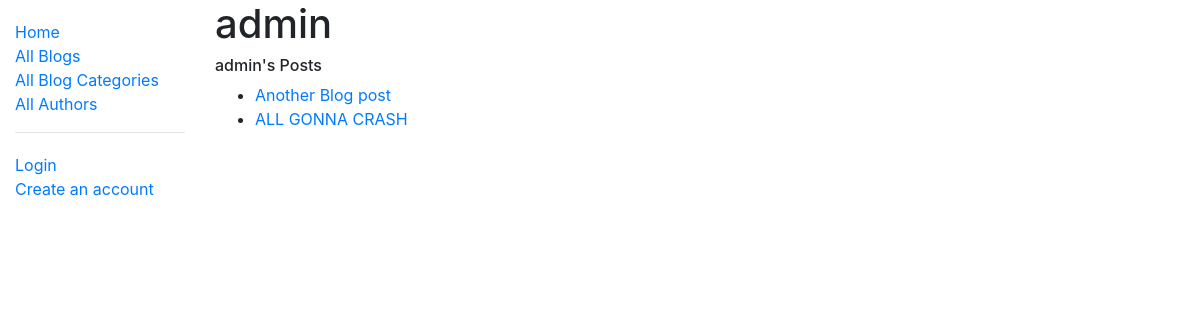
Page /blog/author/1/ on the committed database.
### register/models.py (models this page shows, shortened)
class User(AbstractUser):
    email = models.CharField(unique=True, max_length=254)
    is_author = models.BooleanField(default=False)
    class Meta(AbstractUser.Meta):
        pass

### blog/models.py (models this page shows, shortened)
class BlogPost(models.Model):
    name = models.CharField(max_length=200, help_text='Blog Post Header')
    body = models.TextField(help_text='Blog Post Body')
    pub_date = models.DateField(default=date.today, help_text='Date When Post Was Created')
    author = models.ForeignKey(settings.AUTH_USER_MODEL, on_delete=models.SET_NULL, null=True)
    category = models.ForeignKey(BlogCategory, on_delete=models.SET_NULL, null=True)
    class Meta:
        ordering = ['-pub_date', 'category']
        permissions = [('can_add_posts', 'Can add Posts')]
    def get_absolute_url(self):
        return reverse('blog:blog', args=[str(self.id)])

### blog/views.py (the view)
# urls.py: path('author/<int:pk>/', views.AuthorDetailView.as_view(), name='author'),
class AuthorDetailView(DetailView):
    model = User
    template_name = 'blog/user_detail.html'
    context_object_name = 'author'

### blog/templates/blog/user_detail.html
{% extends "blog/base_generic.html" %}
{% block content %}
    <h1>{{ author.get_username }}</h1>
    {% if author.blogpost_set %}
      <h6>{{ author.get_username }}'s Posts</h6>
      <ul>
        {% for post in author.blogpost_set.all %}
          <li>
            <a href="{{ post.get_absolute_url }}">{{ post.name }}</a>
          </li>
        {% endfor %}
      </ul>
    {% else %}
      <p>This author has got no posts to read yet. Stay tuned!</p>
    {% endif %}
{% endblock %}

### rows in the picture
User: get_username "admin"
BlogPost: name "Another Blog post"
BlogPost: name "ALL GONNA CRASH"
